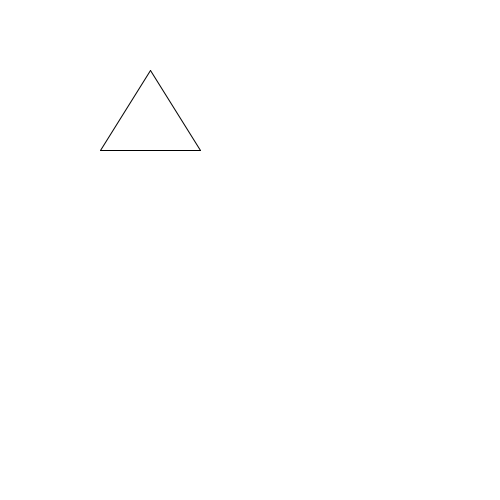
Frame 1 (no input)
Frame 60 (the mouse pressed at the canvas centre just before this capture): identical to frame 1, image omitted
Frame 120 (the mouse held since frame 60 and released just before this capture): identical to frame 1, image omitted

The Processing sketch that drew this single still picture (run headless with seeded random() and noise(); from frame 60 on, the mouse is pressed at the canvas centre):

// Processing sketch: opdracht_9_8
// ── opdracht_9_8.pde
void setup(){
  size(500,500);

}

void draw(){
  background(255,255,255);
  stroke(0,0,0);
  driehoek(100,150,200,70);

}

void driehoek( int x1, int y1, int x2, int y2){
  line(x1,y1,y1,y2);
  line(x2,y1,y1,y2);
  line(x1,y1,x2,y1);
}
